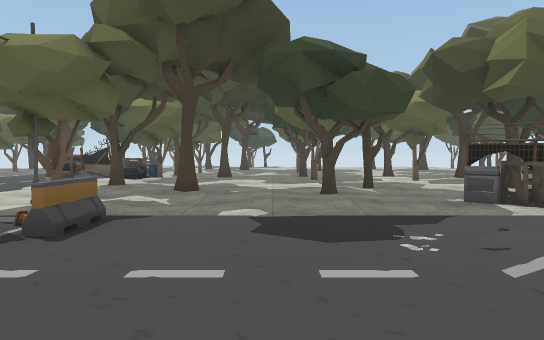
View 1 (above)

24 first-person views from a walk through a scene from a Unity 3-D project. The camera is 1.5 m above the floor, tilts 2° down and sees 70° across. The floor is counted in squares, 2 m on a side. Each view is taken from the middle of a square. On the plan, view 1 faces up. The plan holds only what a view shows up to about 12 squares ahead; the rest is blank. The place goes on beyond the plan. The player character is not drawn. Door leaves are left out, so doorways stand open. Some surface patterns are stand-ins.

View 2
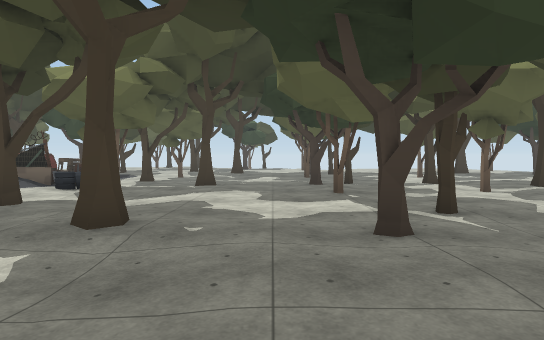

View 3
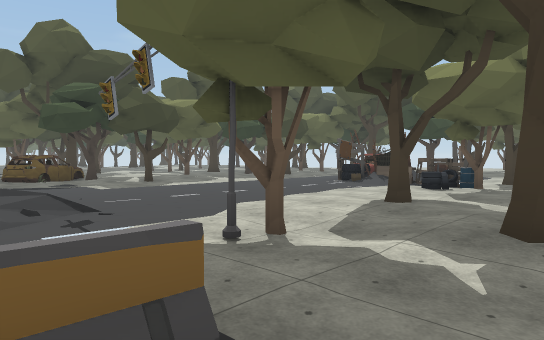

View 4
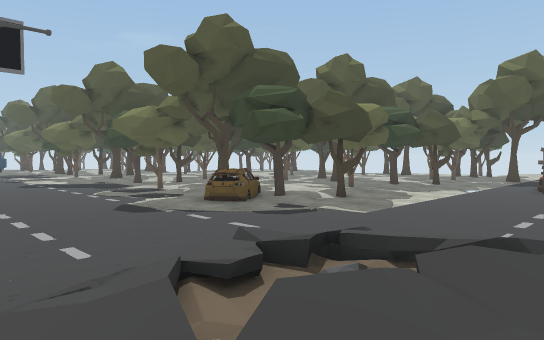

View 5
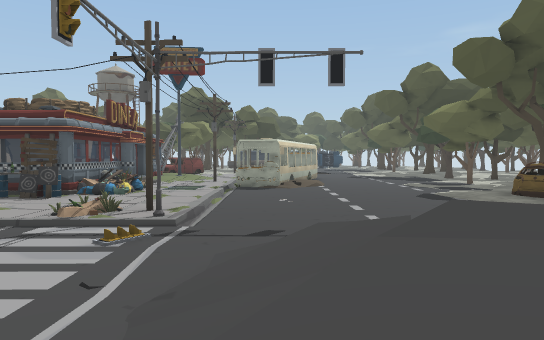

View 6
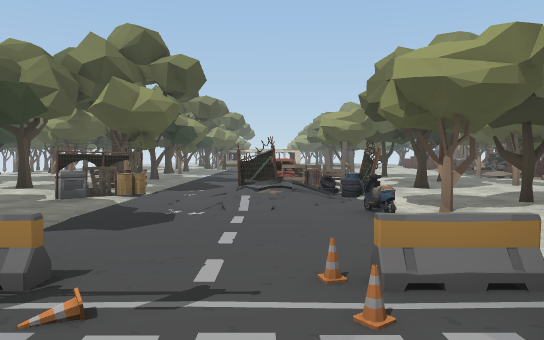

View 7
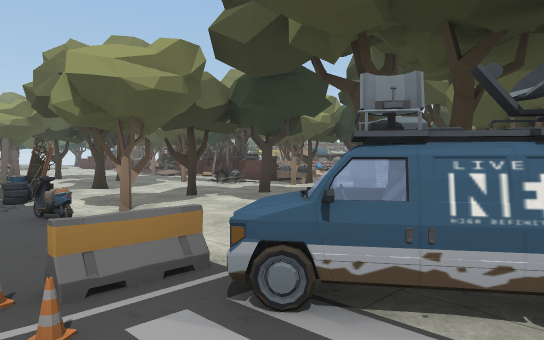

View 8
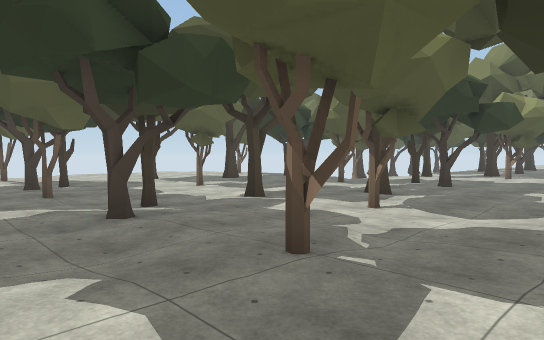

View 9
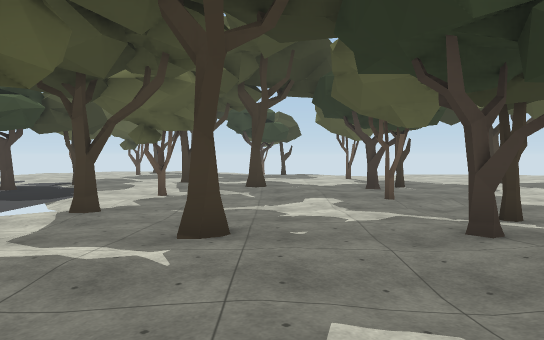

View 10
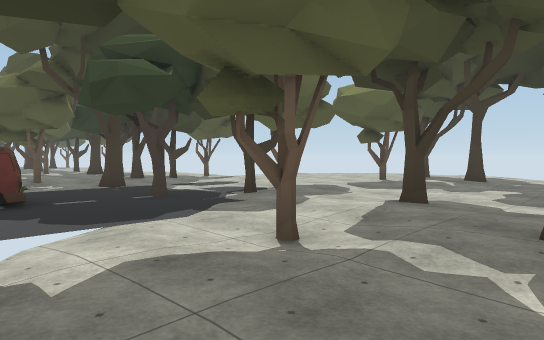

View 11
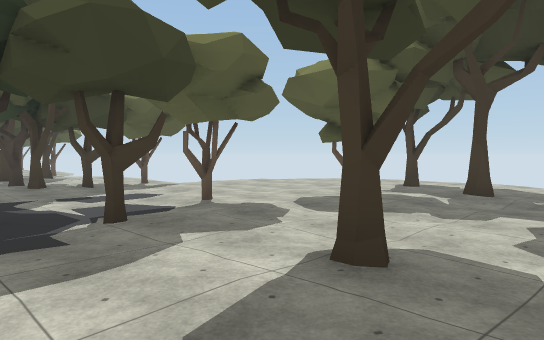

View 12
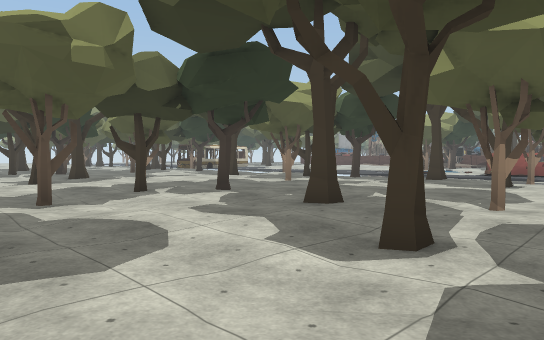

View 13
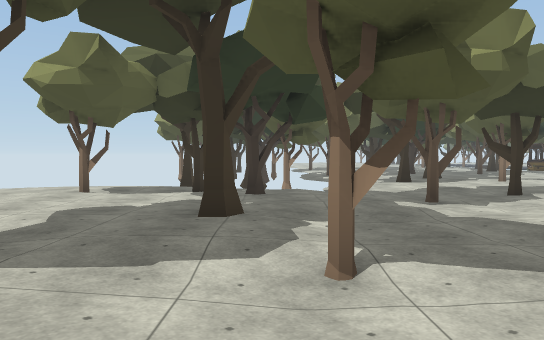

View 14
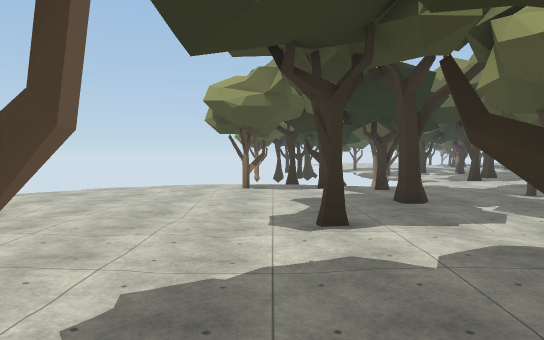

View 15
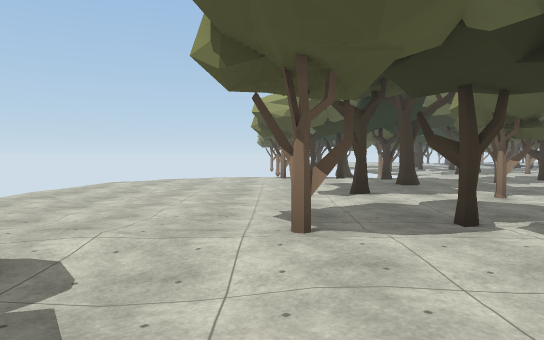

View 16
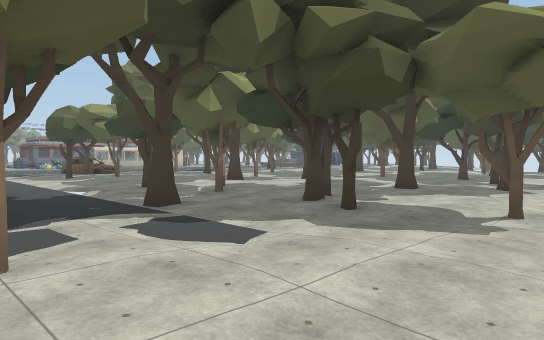

View 17
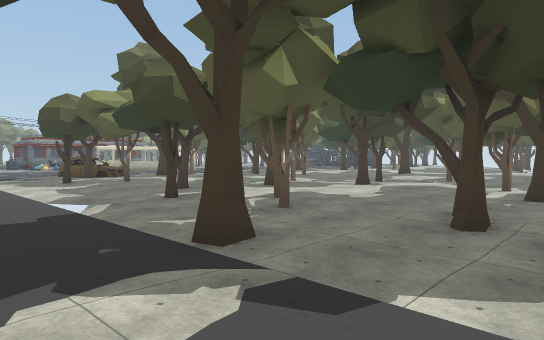

View 18
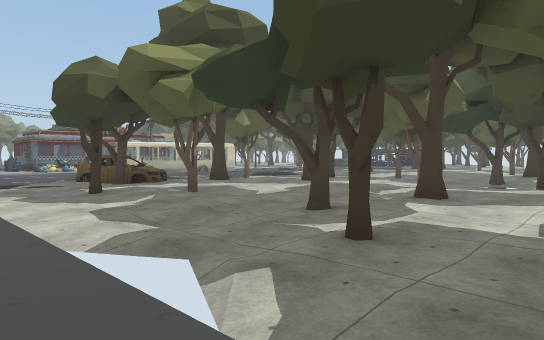

View 19
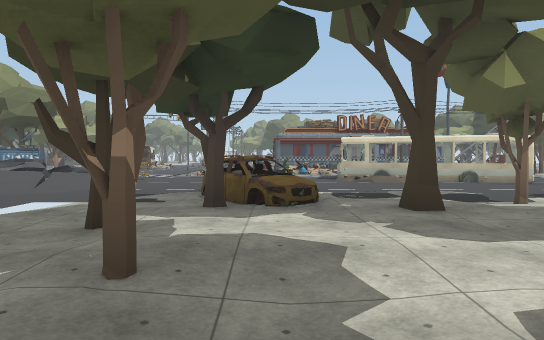

View 20
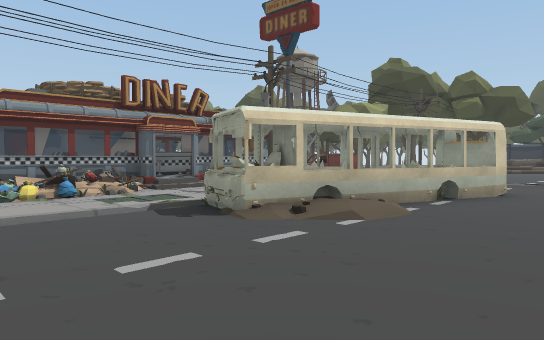

View 21
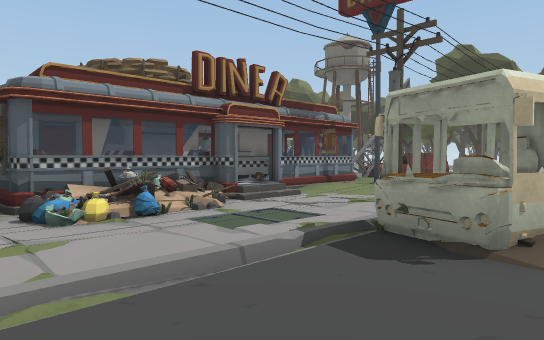

View 22
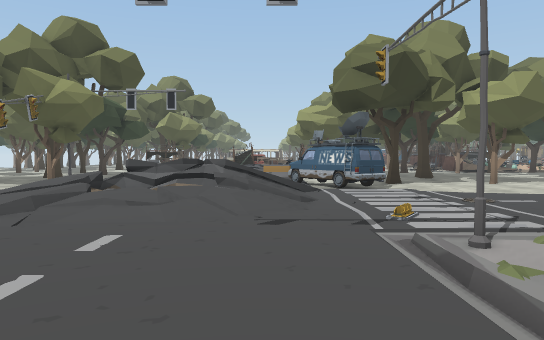

View 23
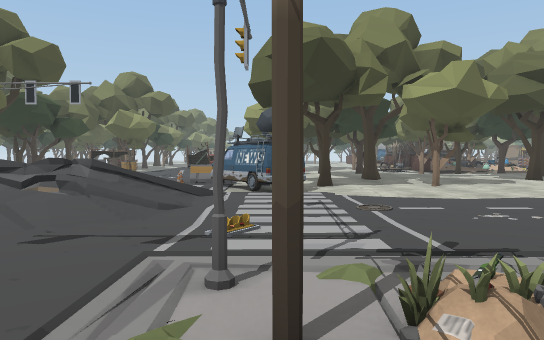

View 24
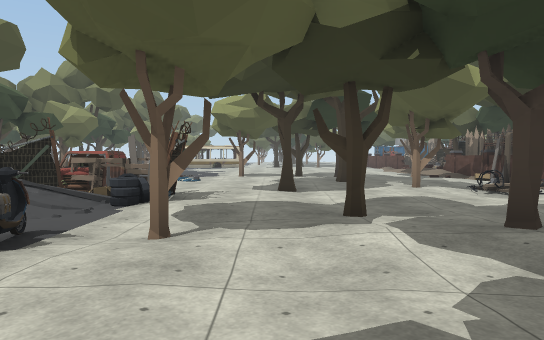

### Floor plan
Key: @ floor where view 1 was taken; # wall or solid block; x gap in a wall; . main floor; : floor 0.25 m higher than the main floor; - floor 0.25 m lower than the main floor; + floor 0.5 m higher than the main floor; / step, stairs or slope; D open door; = window, fence, low wall or low ledge; ^ raised ledge; O other object.
Columns run from 21 left of view 1 to 16 right of it. Each row starts with its distance up from view 1.
 30                ...
 29               .#./
 28            .....//.       ...../
 27           ....:/#/.     /........
 26           ....:#:/.    /......../.
 25       ..x.......:..  ../.......//.
 24   .........:........ ..........:..
 23  /.#./...#../:#.....:.:#.....:/:#..
 22  #...#..:......:....:.:/.....:::...
 21   ...../#......#..#...:/#.#....:.#
 20   ....::://..#......#......:.#....
 19   ......:.........#..:.#.../....#. #
 18   .::...#///.........:../.#...:... #
 17   .#/::..../.O..-.....#//....../...
 16 /#..../..#. .OO:-#............#.... ..
 15 # ...#..#./ .# #.......#.#..../....#/.
 14  /.#.....///.#DO=#.#..#........#.... #
 13  /......:.......O#..........#.#.....
 12   ......#...........:.....#:/:...://
 11    ...:::/..........::#/...:::...::
 10    #....:#.......#..:.:......:.#.
  9    .:#..:/.............#..#:.....
  8    #.::O#........./#::#../... ..
  7   ..../OO.........../:.../..#
  6  ......:....///../../:...##..
  5  ...........//////.O/..//////
  4 ............//x=   O..././...
  3 #...........////  .....///
  2 ##==#.......//=// .O...//=#OO
  1  ####O....../////.OO..../=#
  0    /#///////..../OO/.@O./O=.....
 -1   O ... ..#//...OO....#.........
 -2  .. /..  .O/......#..../...#.:/:
 -3 :.///OOO   /.........../.....:::
 -4 O=#+O OO    ........#.#......#.:
 -5   ^O   #O    .....#.:   ...#....
 -6 ^## ###        .....:   ...O....

Where each view was taken, in squares from view 1:
view 1: 0 up, 0 right, facing up
view 2: 4 up, 0 right, facing up
view 3: 4 up, 1 left, facing up-left
view 4: 1 up, 6 left, facing up-left
view 5: 1 up, 5 left, facing left
view 6: 2 up, 5 left, facing right
view 7: 2 up, 5 left, facing down-right
view 8: 9 up, 1 left, facing up-right
view 9: 10 up, 1 left, facing up
view 10: 16 up, 1 left, facing up-left
view 11: 19 up, 2 left, facing up-left
view 12: 18 up, 3 right, facing down-right
view 13: 19 up, 3 right, facing right
view 14: 22 up, 1 right, facing right
view 15: 23 up, 2 left, facing right
view 16: 26 up, 7 left, facing down-left
view 17: 23 up, 8 left, facing down-left
view 18: 18 up, 9 left, facing down-left
view 19: 14 up, 14 left, facing down
view 20: 5 up, 13 left, facing down-left
view 21: 2 up, 13 left, facing down-left
view 22: 1 up, 14 left, facing right
view 23: 1 down, 13 left, facing right
view 24: 2 down, 2 left, facing right
